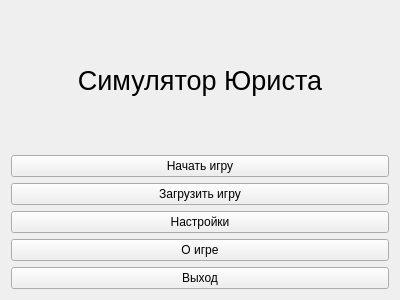
<?xml version="1.0" encoding="UTF-8"?>
<ui version="4.0">
 <class>mainMenu_Form</class>
 <widget class="QWidget" name="mainMenu_Form">
  <property name="geometry">
   <rect>
    <x>0</x>
    <y>0</y>
    <width>400</width>
    <height>300</height>
   </rect>
  </property>
  <property name="windowTitle">
   <string>Главное меню</string>
  </property>
  <layout class="QVBoxLayout" name="verticalLayout_2">
   <item>
    <widget class="QLabel" name="game_Label">
     <property name="font">
      <font>
       <pointsize>20</pointsize>
      </font>
     </property>
     <property name="layoutDirection">
      <enum>Qt::LeftToRight</enum>
     </property>
     <property name="text">
      <string>Симулятор Юриста</string>
     </property>
     <property name="alignment">
      <set>Qt::AlignCenter</set>
     </property>
    </widget>
   </item>
   <item>
    <layout class="QVBoxLayout" name="verticalLayout">
     <item>
      <widget class="QPushButton" name="start_Button">
       <property name="text">
        <string>Начать игру</string>
       </property>
      </widget>
     </item>
     <item>
      <widget class="QPushButton" name="load_Button">
       <property name="text">
        <string>Загрузить игру</string>
       </property>
      </widget>
     </item>
     <item>
      <widget class="QPushButton" name="settings_Button">
       <property name="text">
        <string>Настройки</string>
       </property>
      </widget>
     </item>
     <item>
      <widget class="QPushButton" name="about_Button">
       <property name="text">
        <string>О игре</string>
       </property>
      </widget>
     </item>
     <item>
      <widget class="QPushButton" name="exit_Button">
       <property name="text">
        <string>Выход</string>
       </property>
      </widget>
     </item>
    </layout>
   </item>
  </layout>
 </widget>
 <resources/>
 <connections/>
</ui>
